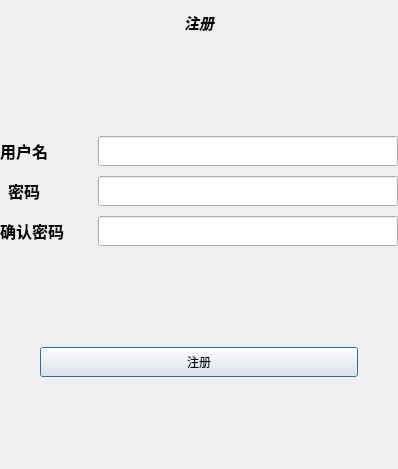
<?xml version="1.0" encoding="UTF-8"?>
<ui version="4.0">
 <class>registerdialog</class>
 <widget class="QDialog" name="registerdialog">
  <property name="geometry">
   <rect>
    <x>0</x>
    <y>0</y>
    <width>398</width>
    <height>469</height>
   </rect>
  </property>
  <property name="windowTitle">
   <string>Dialog</string>
  </property>
  <layout class="QVBoxLayout" name="verticalLayout">
   <property name="spacing">
    <number>10</number>
   </property>
   <property name="leftMargin">
    <number>0</number>
   </property>
   <property name="rightMargin">
    <number>0</number>
   </property>
   <property name="bottomMargin">
    <number>0</number>
   </property>
   <item>
    <widget class="QLabel" name="label_4">
     <property name="text">
      <string>&lt;html&gt;&lt;head/&gt;&lt;body&gt;&lt;p align=&quot;center&quot;&gt;&lt;span style=&quot; font-size:11pt; font-weight:600; font-style:italic;&quot;&gt;注册&lt;/span&gt;&lt;/p&gt;&lt;/body&gt;&lt;/html&gt;</string>
     </property>
    </widget>
   </item>
   <item>
    <spacer name="verticalSpacer_3">
     <property name="orientation">
      <enum>Qt::Vertical</enum>
     </property>
     <property name="sizeHint" stdset="0">
      <size>
       <width>20</width>
       <height>79</height>
      </size>
     </property>
    </spacer>
   </item>
   <item>
    <layout class="QHBoxLayout" name="horizontalLayout_2">
     <item>
      <widget class="QLabel" name="label_2">
       <property name="text">
        <string>&lt;html&gt;&lt;head/&gt;&lt;body&gt;&lt;p align=&quot;center&quot;&gt;&lt;span style=&quot; font-size:12pt; font-weight:600;&quot;&gt;用户名&lt;/span&gt;&lt;/p&gt;&lt;/body&gt;&lt;/html&gt;</string>
       </property>
      </widget>
     </item>
     <item>
      <spacer name="horizontalSpacer_4">
       <property name="orientation">
        <enum>Qt::Horizontal</enum>
       </property>
       <property name="sizeType">
        <enum>QSizePolicy::Preferred</enum>
       </property>
       <property name="sizeHint" stdset="0">
        <size>
         <width>40</width>
         <height>20</height>
        </size>
       </property>
      </spacer>
     </item>
     <item>
      <widget class="QLineEdit" name="lineEdit_username">
       <property name="minimumSize">
        <size>
         <width>300</width>
         <height>30</height>
        </size>
       </property>
       <property name="maximumSize">
        <size>
         <width>300</width>
         <height>16777215</height>
        </size>
       </property>
      </widget>
     </item>
    </layout>
   </item>
   <item>
    <layout class="QHBoxLayout" name="horizontalLayout">
     <item>
      <widget class="QLabel" name="label">
       <property name="text">
        <string>&lt;html&gt;&lt;head/&gt;&lt;body&gt;&lt;p align=&quot;center&quot;&gt;&lt;span style=&quot; font-size:12pt; font-weight:600;&quot;&gt;密码&lt;/span&gt;&lt;/p&gt;&lt;/body&gt;&lt;/html&gt;</string>
       </property>
      </widget>
     </item>
     <item>
      <spacer name="horizontalSpacer_3">
       <property name="orientation">
        <enum>Qt::Horizontal</enum>
       </property>
       <property name="sizeType">
        <enum>QSizePolicy::Preferred</enum>
       </property>
       <property name="sizeHint" stdset="0">
        <size>
         <width>40</width>
         <height>20</height>
        </size>
       </property>
      </spacer>
     </item>
     <item>
      <widget class="QLineEdit" name="lineEdit_password">
       <property name="minimumSize">
        <size>
         <width>300</width>
         <height>30</height>
        </size>
       </property>
       <property name="maximumSize">
        <size>
         <width>300</width>
         <height>16777215</height>
        </size>
       </property>
      </widget>
     </item>
    </layout>
   </item>
   <item>
    <layout class="QHBoxLayout" name="horizontalLayout_3">
     <item>
      <widget class="QLabel" name="label_3">
       <property name="text">
        <string>&lt;html&gt;&lt;head/&gt;&lt;body&gt;&lt;p align=&quot;center&quot;&gt;&lt;span style=&quot; font-size:12pt; font-weight:600;&quot;&gt;确认密码&lt;/span&gt;&lt;/p&gt;&lt;/body&gt;&lt;/html&gt;</string>
       </property>
      </widget>
     </item>
     <item>
      <spacer name="horizontalSpacer_5">
       <property name="orientation">
        <enum>Qt::Horizontal</enum>
       </property>
       <property name="sizeType">
        <enum>QSizePolicy::Preferred</enum>
       </property>
       <property name="sizeHint" stdset="0">
        <size>
         <width>40</width>
         <height>20</height>
        </size>
       </property>
      </spacer>
     </item>
     <item>
      <widget class="QLineEdit" name="lineEdit_cpwd">
       <property name="minimumSize">
        <size>
         <width>300</width>
         <height>30</height>
        </size>
       </property>
       <property name="maximumSize">
        <size>
         <width>300</width>
         <height>16777215</height>
        </size>
       </property>
      </widget>
     </item>
    </layout>
   </item>
   <item>
    <spacer name="verticalSpacer">
     <property name="orientation">
      <enum>Qt::Vertical</enum>
     </property>
     <property name="sizeHint" stdset="0">
      <size>
       <width>20</width>
       <height>78</height>
      </size>
     </property>
    </spacer>
   </item>
   <item>
    <layout class="QHBoxLayout" name="horizontalLayout_4">
     <item>
      <spacer name="horizontalSpacer">
       <property name="orientation">
        <enum>Qt::Horizontal</enum>
       </property>
       <property name="sizeType">
        <enum>QSizePolicy::Fixed</enum>
       </property>
       <property name="sizeHint" stdset="0">
        <size>
         <width>40</width>
         <height>20</height>
        </size>
       </property>
      </spacer>
     </item>
     <item>
      <widget class="QPushButton" name="pushButton">
       <property name="minimumSize">
        <size>
         <width>0</width>
         <height>30</height>
        </size>
       </property>
       <property name="text">
        <string>注册</string>
       </property>
      </widget>
     </item>
     <item>
      <spacer name="horizontalSpacer_2">
       <property name="orientation">
        <enum>Qt::Horizontal</enum>
       </property>
       <property name="sizeType">
        <enum>QSizePolicy::Fixed</enum>
       </property>
       <property name="sizeHint" stdset="0">
        <size>
         <width>40</width>
         <height>20</height>
        </size>
       </property>
      </spacer>
     </item>
    </layout>
   </item>
   <item>
    <spacer name="verticalSpacer_2">
     <property name="orientation">
      <enum>Qt::Vertical</enum>
     </property>
     <property name="sizeHint" stdset="0">
      <size>
       <width>20</width>
       <height>79</height>
      </size>
     </property>
    </spacer>
   </item>
  </layout>
 </widget>
 <resources/>
 <connections/>
</ui>
